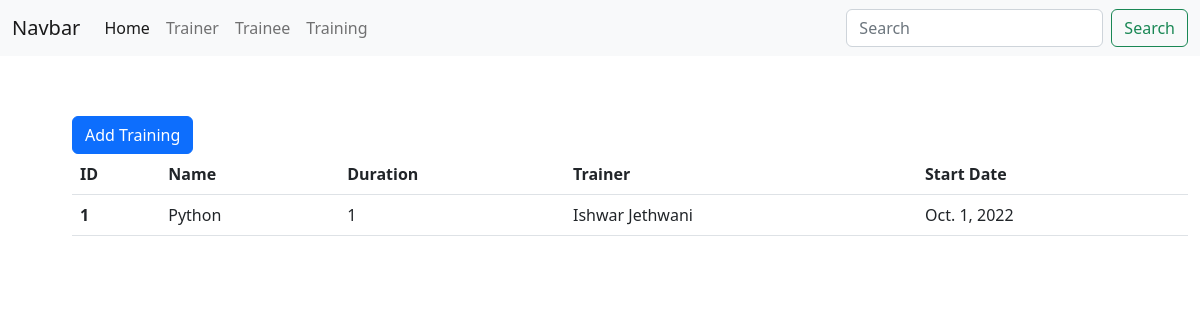
Page /api/ on the committed database.
### api/models.py (models this page shows, shortened)
class Training(models.Model):
    name_of_training = models.CharField(max_length=100,verbose_name="Training Name",blank=True,null=True)
    duration = models.PositiveIntegerField(default=1,verbose_name="Duration In Months")
    trainer = models.ForeignKey("trainer",on_delete=models.CASCADE,verbose_name="Trainer")
    trainee = models.ManyToManyField(Trainee)
    start_date = models.DateField(blank=True,null=True,verbose_name="Start Date")
    created_at = models.DateTimeField(auto_now_add=True,verbose_name="Created At")
    class Meta:
        ordering = ["-created_at"]

class Trainer(models.Model):
    name = models.CharField(max_length=100,verbose_name="Trainer Name",blank=True,null=True)
    technology = models.CharField(max_length=50,verbose_name="Technology Name",blank=True,null=True)
    joined_at = models.DateTimeField(auto_now_add=True,verbose_name="Date Of Joining")
    status = models.CharField(choices=STATUS,verbose_name="Status",max_length=50,blank=True,null=True)
    class Meta:
        ordering = ["-joined_at"]

### api/views.py (the view)
# urls.py: path("",TrainingList.as_view(),name="list_training"),
class TrainingList(ListAPIView):
    serializer_class = TrainingSerializer
    queryset = Training.objects.all()
    renderer_classes = [TemplateHTMLRenderer]
    def get(self, request, *args, **kwargs):
        return Response({"data":self.get_queryset(),"table_headers":["ID","Name","Duration","Trainer","Start Date"],"type":"training_list","button_name":"Add Training"},template_name='index.html')

### templates/index.html (shortened to what this page needs)
{% extends "base.html" %}
{% block content %}
<button type="button" class="btn btn-primary" data-bs-toggle="modal" data-bs-target="#exampleModal">
  {{button_name}}
</button>
<table class="table table-responsive">
  <thead class="thead-dark">
    <tr>
      {% for t_head in table_headers %}
      <th scope="col">{{t_head}}</th>
      {% endfor %}
    </tr>
  </thead>
  {% if type %}
  {% include "tables/training_table.html" %}
  {% else %}
  {% include "tables/trainer_table.html" %}
  {% endif %}
</table>
{% endblock %}

### templates/tables/training_table.html
 <tbody>
  {% for object in data %}
    <tr>
      <th scope="row">{{ object.id }}</th>
      <td>{{ object.name_of_training }}</td>
      <td>{{ object.duration}}</td>
      <td>{{ object.trainer.name }}</td>
      <td>{{ object.start_date }}</td>
    </tr>
  {% endfor %}
  </tbody>

### rows in the picture
Training: id "1", name_of_training "Python", duration "1", trainer.name "Ishwar Jethwani", start_date "Oct. 1, 2022"

### other values in the picture
{{ button_name }} "Add Training"
{{ t_head }} "ID" "Name" "Duration" "Trainer" "Start Date"
